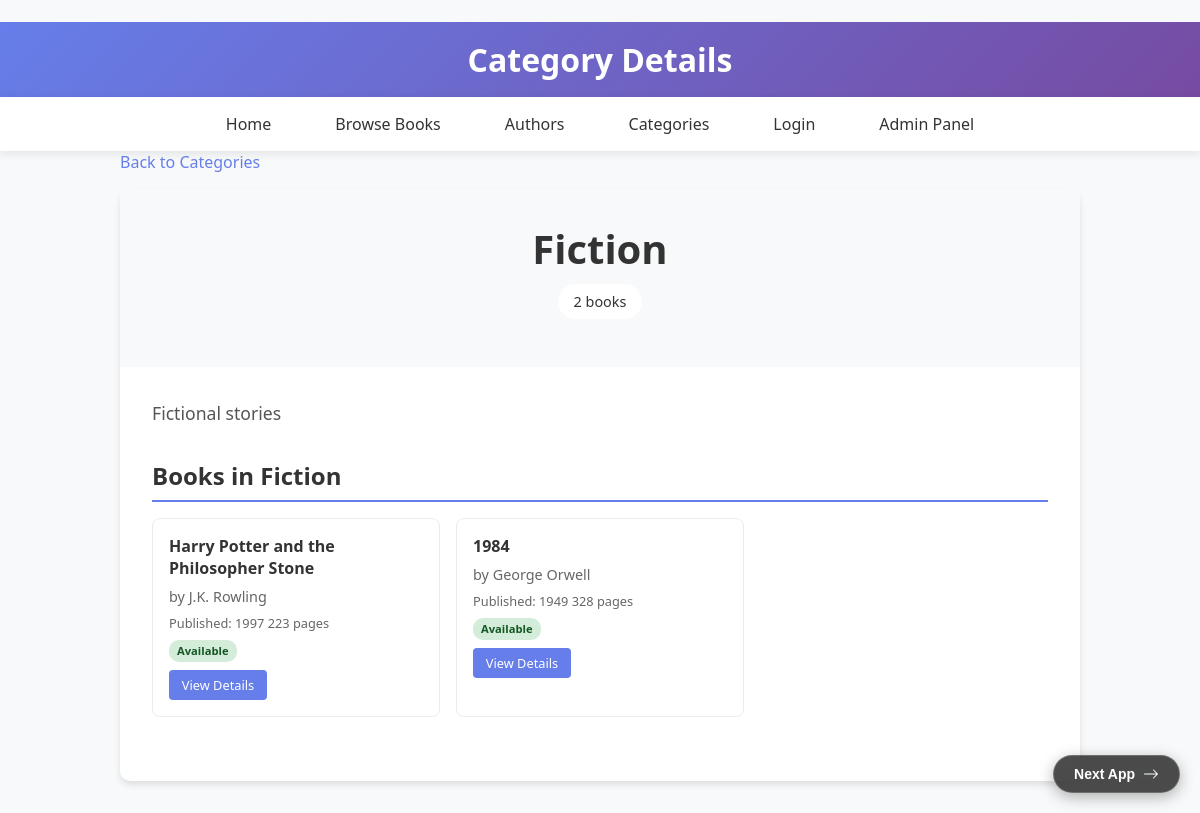
The app's page /q15/categories/1/ with its own data.
### q15/models.py (models this page shows, shortened)
class Category(models.Model):
    name = models.CharField(max_length=100, unique=True)
    description = models.TextField(blank=True)
    color = models.CharField(max_length=7, default='#007bff')  # Hex color code
    class Meta:
        verbose_name_plural = "Categories"

class Book(models.Model):
    STATUS_CHOICES = [
        ('available', 'Available'),
        ('borrowed', 'Borrowed'),
        ('reserved', 'Reserved'),
        ('maintenance', 'Under Maintenance'),
    ]
    title = models.CharField(max_length=200)
    authors = models.ManyToManyField(Author, related_name='books')
    publisher = models.ForeignKey(Publisher, on_delete=models.SET_NULL, null=True, blank=True)
    categories = models.ManyToManyField(Category, related_name='books')
    isbn = models.CharField(max_length=13, unique=True, blank=True)
    publication_date = models.DateField()
    pages = models.PositiveIntegerField()
    price = models.DecimalField(max_digits=10, decimal_places=2)
    description = models.TextField(blank=True)
    cover_image = models.ImageField(upload_to='book_covers/', blank=True, null=True)
    status = models.CharField(max_length=20, choices=STATUS_CHOICES, default='available')
    stock_quantity = models.PositiveIntegerField(default=1)
    created_at = models.DateTimeField(auto_now_add=True)
    updated_at = models.DateTimeField(auto_now=True)
    class Meta:
        ordering = ['-publication_date']

class Author(models.Model):
    first_name = models.CharField(max_length=100)
    last_name = models.CharField(max_length=100)
    email = models.EmailField(unique=True)
    bio = models.TextField(blank=True)
    birth_date = models.DateField(null=True, blank=True)
    is_active = models.BooleanField(default=True)
    created_at = models.DateTimeField(auto_now_add=True)
    def __str__(self):
        return f"{self.first_name} {self.last_name}"
    class Meta:
        ordering = ['last_name', 'first_name']

### q15/views.py (the view)
# urls.py: path("categories/<int:category_id>/", views.category_detail, name="category_detail"),
def category_detail(request, category_id):
    category = get_object_or_404(Category, id=category_id)
    books = category.books.select_related('publisher').prefetch_related('authors').order_by('-publication_date')
    context = {
        'category': category,
        'books': books,
    }
    return render(request, "category_detail.html", context)

### q15/templates/category_detail.html (shortened to what this page needs)
﻿<!DOCTYPE html>
<html lang="en">
<head>
</head>
<body>
<a href="/q19/" style="position: fixed; bottom: 20px; right: 20px; z-index: 9999; text-decoration: none; padding: 10px 20px; background: rgba(0, 0, 0, 0.7); backdrop-filter: blur(10px); -webkit-backdrop-filter: blur(10px); border: 1px solid rgba(255,255,255,0.2); border-radius: 30px; color: #fff; font-family: sans-serif; font-weight: 600; font-size: 14px; box-shadow: 0 4px 15px rgba(0,0,0,0.3); transition: all 0.3s ease; display: flex; align-items: center; gap: 8px;">
    Next App
    <svg xmlns="http://www.w3.org/2000/svg" width="16" height="16" fill="currentColor" viewBox="0 0 16 16"><path fill-rule="evenodd" d="M1 8a.5.5 1 0 1 .5-.5h11.793l-3.147-3.146a.5.5 0 0 1 .708-.708l4 4a.5.5 0 0 1 0 .708l-4 4a.5.5 0 0 1-.708-.708L13.293 8.5H1.5A.5.5 0 0 1 1 8z"/></svg>
</a>
  <div class="header">
    <div class="container">
      <h1> Category Details</h1>
    </div>
  </div>
  <nav class="nav">
    <div class="container">
      <ul class="nav-links">
        <li><a href="/q15/">Home</a></li>
        <li><a href="/q15/books/">Browse Books</a></li>
        <li><a href="/q15/authors/">Authors</a></li>
        <li><a href="/q15/categories/">Categories</a></li>
        {% if user.is_authenticated %}
          <li><a href="/q15/my-loans/">My Loans</a></li>
          <li><a href="/accounts/logout/">Logout ({{ user.username }})</a></li>
        {% else %}
          <li><a href="/accounts/login/">Login</a></li>
        {% endif %}
        <li><a href="/admin/" target="_blank">Admin Panel</a></li>
      </ul>
    </div>
  </nav>
  <div class="container">
    <a href="/q15/categories/" class="back-link"> Back to Categories</a>
    <div class="category-detail">
      <div class="category-header">
        <div class="category-name">{{ category.name }}</div>
        <div class="category-stats">
          <div class="stat-item">{{ category.books.count }} book{{ category.books.count|pluralize }}</div>
        </div>
      </div>
      <div class="category-content">
        {% if category.description %}
        <div class="category-description">{{ category.description }}</div>
        {% endif %}
        <div class="books-section">
          <h3 class="section-title">Books in {{ category.name }}</h3>
          {% if category.books.all %}
          <div class="books-grid">
            {% for book in category.books.all %}
            <div class="book-card">
              <div class="book-title">
                <a href="/q15/books/{{ book.id }}/">{{ book.title }}</a>
              </div>
              <div class="book-author">by {{ book.authors.all|join:", " }}</div>
              <div class="book-meta">
                Published: {{ book.publication_date|date:"Y" }}  {{ book.pages }} pages
              </div>
              <div class="book-status status-{{ book.status }}">{{ book.get_status_display }}</div>
              <div class="book-actions">
                <a href="/q15/books/{{ book.id }}/" class="btn">View Details</a>
              </div>
            </div>
            {% endfor %}
          </div>
          {% else %}
          <div class="no-books">
            <p>No books available in this category.</p>
          </div>
          {% endif %}
        </div>
      </div>
    </div>
  </div>
</body>
</html>

### q15/templates/category_detail.html (style rules this page uses)
* { margin: 0; padding: 0; box-sizing: border-box; }
body { font-family: "Segoe UI", Tahoma, Geneva, Verdana, sans-serif; background: #f8f9fa; color: #333; }
.header { background: linear-gradient(135deg, #667eea 0%, #764ba2 100%); color: white; padding: 1rem 0; text-align: center; }
.nav { background: white; box-shadow: 0 2px 10px rgba(0,0,0,0.1); padding: 1rem 0; }
.nav-links { display: flex; justify-content: center; gap: 2rem; list-style: none; }
.nav-links a { text-decoration: none; color: #333; font-weight: 500; padding: 0.5rem 1rem; border-radius: 5px; transition: all 0.3s; }
.container { max-width: 1000px; margin: 0 auto; padding: 0 20px; }
.category-detail { background: white; border-radius: 10px; box-shadow: 0 4px 6px rgba(0,0,0,0.1); overflow: hidden; margin-bottom: 2rem; }
.category-header { background: #f8f9fa; padding: 2rem; text-align: center; }
.category-name { font-size: 2.5rem; font-weight: bold; color: #333; margin-bottom: 0.5rem; }
.category-stats { display: flex; justify-content: center; gap: 2rem; margin-bottom: 1rem; }
.stat-item { background: white; padding: 0.5rem 1rem; border-radius: 20px; font-size: 0.9rem; }
.category-content { padding: 2rem; }
.category-description { font-size: 1.1rem; line-height: 1.6; margin-bottom: 2rem; color: #555; }
.books-section { margin-bottom: 2rem; }
.section-title { font-size: 1.5rem; font-weight: bold; color: #333; margin-bottom: 1rem; border-bottom: 2px solid #667eea; padding-bottom: 0.5rem; }
.books-grid { display: grid; grid-template-columns: repeat(auto-fill, minmax(250px, 1fr)); gap: 1rem; }
.book-card { background: white; border: 1px solid #e9ecef; border-radius: 8px; padding: 1rem; transition: box-shadow 0.3s; }
.book-title { font-weight: bold; color: #333; margin-bottom: 0.5rem; font-size: 1rem; }
.book-title a { color: #333; text-decoration: none; }
.book-author { font-size: 0.9rem; color: #666; margin-bottom: 0.5rem; }
.book-meta { font-size: 0.8rem; color: #666; margin-bottom: 0.5rem; }
.book-status { display: inline-block; padding: 0.2rem 0.5rem; border-radius: 10px; font-size: 0.7rem; font-weight: bold; }
.status-available { background: #d4edda; color: #155724; }
.book-actions { margin-top: 0.5rem; }
.btn { background: #667eea; color: white; padding: 0.4rem 0.8rem; border: none; border-radius: 4px; cursor: pointer; text-decoration: none; display: inline-block; transition: background 0.3s; font-size: 0.8rem; }
.back-link { display: inline-block; margin-bottom: 1rem; color: #667eea; text-decoration: none; }

### records on screen
Category: name "Fiction", books.count "2", description "Fictional stories"
Book: title "Harry Potter and the Philosopher Stone", authors.all "J.K. Rowling", publication_date "1997", pages "223", status "Available"
Book: title "1984", authors.all "George Orwell", publication_date "1949", pages "328", status "Available"
